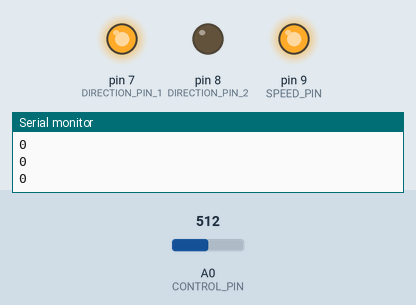
Simulated run of this sketch. Board: Arduino Uno, built with avr-gcc and run on an emulated ATmega328P. Shown: output pins drawn as LEDs (lit = HIGH), the last lines printed to the serial monitor. The inputs (shaded band) are chosen by the test bench; at power-on: A0 (CONTROL_PIN) = 512.

Above: at 1.3 s.
1.4 s: A0 (CONTROL_PIN) set to 485
At 2.2 s:
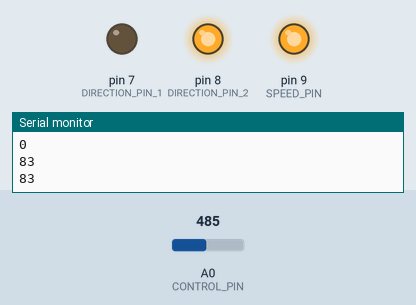
3.0 s: A0 (CONTROL_PIN) set to 122
At 3.4 s:
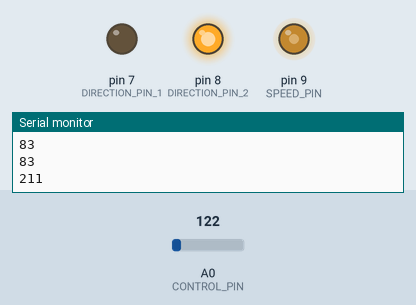
4.5 s: A0 (CONTROL_PIN) set to 0
At 5.7 s:
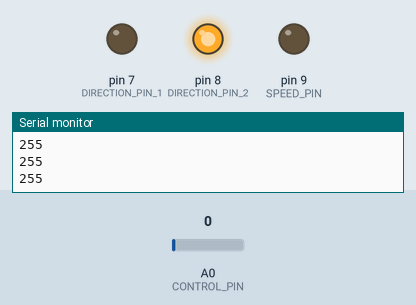
6.0 s: A0 (CONTROL_PIN) set to 306
At 6.9 s:
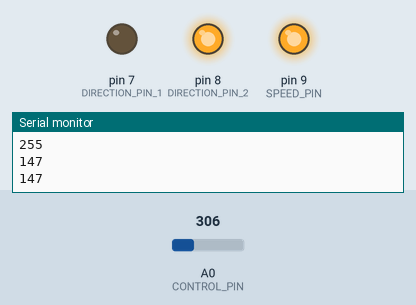
7.5 s: A0 (CONTROL_PIN) set to 532
At 8.1 s:
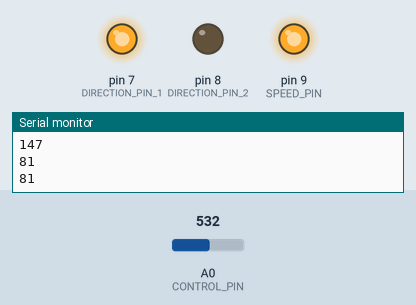
9.0 s: A0 (CONTROL_PIN) set to 492
At 9.3 s:
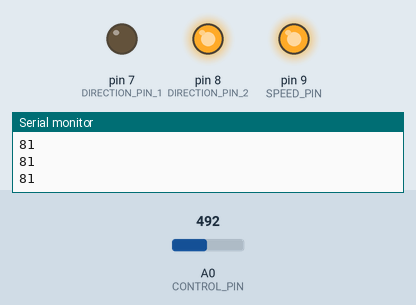
Timing chart, 0 to 11.5 s (numbered marks = the images above; inputs shaded):
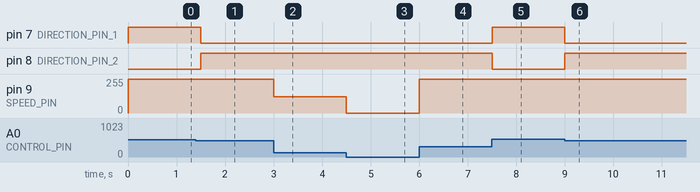

Measured:
- the behaviour switches between 502 and 501 on A0 (CONTROL_PIN) (found by bisection; images 0 and 1)
- after the input at 1.4 s, pin 7 (DIRECTION_PIN_1): HIGH → LOW after 0.10 s; pin 8 (DIRECTION_PIN_2): LOW → HIGH after 0.10 s
- after the input at 3.0 s, pin 9 (SPEED_PIN): 255/255 → 122/255 at once
- after the input at 4.5 s, pin 9 (SPEED_PIN): 122/255 → 0/255 at once
- after the input at 6.0 s, pin 9 (SPEED_PIN): 0/255 → 255/255 at once
- after the input at 7.5 s, pin 7 (DIRECTION_PIN_1): LOW → HIGH at once; pin 8 (DIRECTION_PIN_2): HIGH → LOW at once
- after the input at 9.0 s, pin 7 (DIRECTION_PIN_1): HIGH → LOW at once; pin 8 (DIRECTION_PIN_2): LOW → HIGH at once

The sketch:

tuesday_code.ino
```cpp
const int DIRECTION_PIN_1 =7;
const int DIRECTION_PIN_2 =8;
const int SPEED_PIN =9;
const int CONTROL_PIN = A0;
const int MOTION_MIN = 78;


void setup() {
  // put your setup code here, to run once:
  Serial.begin(115200);

  pinMode(DIRECTION_PIN_1, OUTPUT);
  pinMode(DIRECTION_PIN_2, OUTPUT);
  pinMode(SPEED_PIN, OUTPUT);

  digitalWrite(DIRECTION_PIN_1, HIGH);
  digitalWrite(DIRECTION_PIN_2, LOW);
  digitalWrite(SPEED_PIN, 0);


}

void loop()
 {
  int val, calcSpeed;

  val = analogRead(CONTROL_PIN);
  if(val > 522 && val < 1024){
    digitalWrite(DIRECTION_PIN_1, HIGH);
    digitalWrite(DIRECTION_PIN_2, LOW);
    calcSpeed = map(val, 523, 1023, MOTION_MIN, 255);

  }else if(val >= 0 && val< 502){
    digitalWrite(DIRECTION_PIN_1, LOW);
    digitalWrite(DIRECTION_PIN_2, HIGH);
    calcSpeed = map(val, 502, 0, MOTION_MIN,255);
  }
  else{
    calcSpeed =0;
  }

  analogWrite(SPEED_PIN, val);
  Serial.println(calcSpeed);

  delay(500);
}
```
